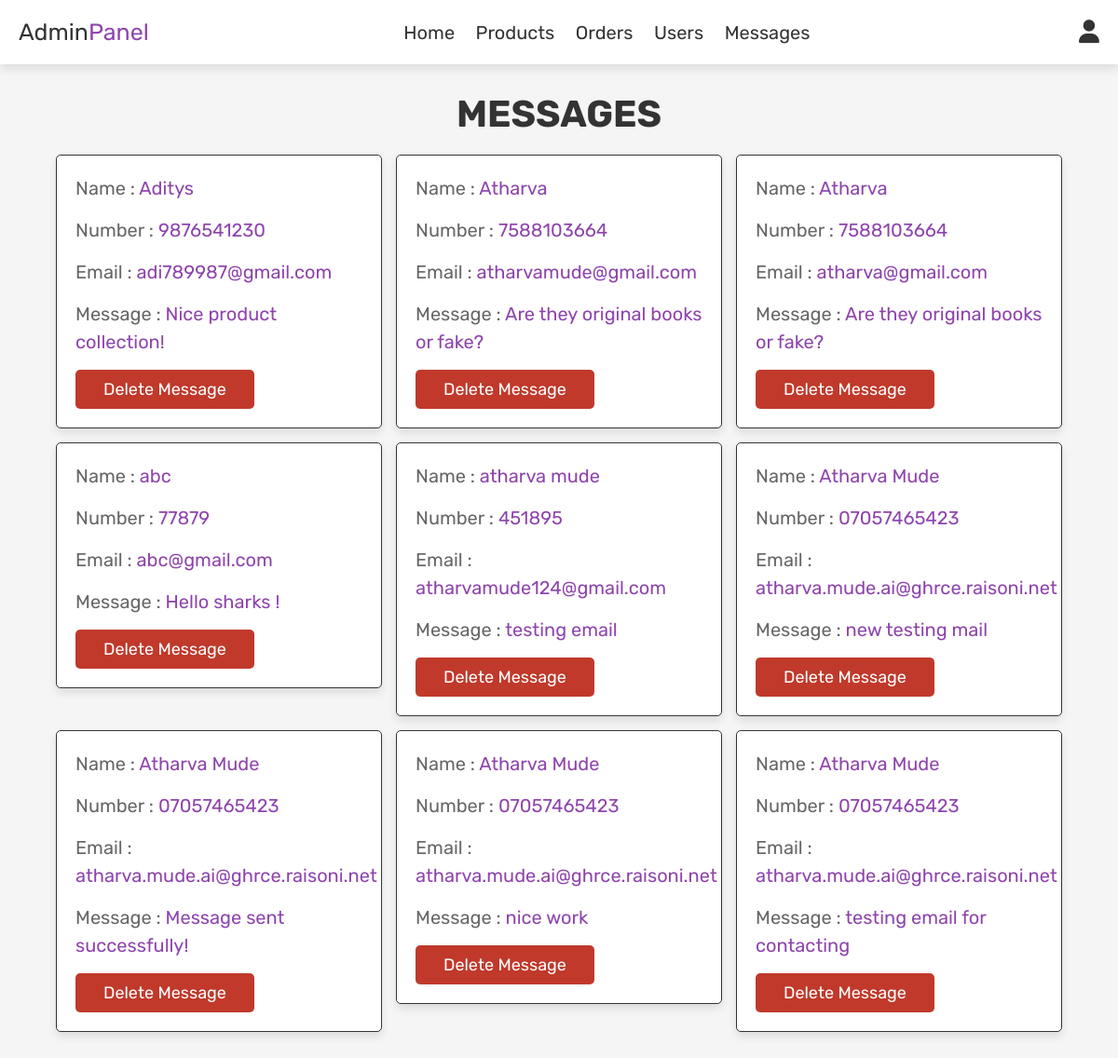
/admin_contacts.php (signed in), run on the app's committed database.
### tables this page shows
CREATE TABLE `message` (
  `id` int(100) NOT NULL,
  `user_id` int(100) NOT NULL,
  `name` varchar(100) NOT NULL,
  `email` varchar(100) NOT NULL,
  `number` varchar(12) NOT NULL,
  `message` varchar(500) NOT NULL
);

### admin_contacts.php (the view, shortened to what this page needs)
<?php
include 'configure.php';
?>
<!DOCTYPE html>
<html lang="en">
<head>
    <link rel="stylesheet" href="https://cdnjs.cloudflare.com/ajax/libs/font-awesome/6.7.2/css/all.min.css">
    <link rel="stylesheet" href="css/admin_style.css">
</head>
<body>
    <?php
    include 'admin_header.php';
    ?>
   <section class="messages">
   <h1 class="title">Messages</h1>
   <div class="box-container">
        <?php
            $select_message = mysqli_query($conn,"SELECT * FROM `message`") or die('query failed');
            if(mysqli_num_rows($select_message) > 0) {
                while($fetch_message = mysqli_fetch_assoc($select_message)) {
        ?>
        <div class="box">
            <p> Name : <span><?php echo $fetch_message['name']; ?></span> </p>
            <p> Number : <span><?php echo $fetch_message['number']; ?></span> </p>
            <p> Email : <span><?php echo $fetch_message['email']; ?></span> </p>
            <p> Message : <span><?php echo $fetch_message['message']; ?></span> </p>
            <a href="admin_contacts.php?delete=<?php echo $fetch_message['id']; ?>"
                onclick="return confirm('Delete this Message?'); "
                class="delete-btn">Delete  Message</a>
        </div>
        <?php
            };
        }else{
            echo '<p class="empty">No Messages Yet !</p>';
        }
        ?>
   </div>
   </section>
</body>
</html>

### Css/admin_style.css (style rules this page uses)
:root { --purple: #8e44ad; --red: #c0392b; --orange: #f39c12; --black: #333; --white: #fff; --light-color: #666; --light-white: #ccc; --light-bg: #f5f5f5; --border:.1rem solid var(--black); --box-shadow:0 .5rem 1rem rgba(0,0,0,.1); }
* { font-family: 'Rubik',sans-serif; margin: 0; padding:0; box-sizing: border-box; outline: none; border:none; text-decoration: none; transition:all .2s linear; }
html { font-size: 62.5%; overflow-x: hidden; }
body { background-color: var(--light-bg); }
section { padding: 3rem 2rem; }
.title { text-align: center; margin-bottom: 2rem; text-transform: uppercase; color: var(--black); font-size: 4rem; }
.btn, .option-btn, .delete-btn, .white-btn { display: inline-block; margin-top: 1rem ; padding: 1rem 3rem; cursor: pointer; color: var(--white); font-size: 1.8rem; border-radius: .5rem; text-transform: capitalize; }
.delete-btn { background-color: var(--red); }
.messages .box-container { display: grid; grid-template-columns: repeat(auto-fit, 35rem); justify-content: center; gap: 1.5rem; max-width: 1200px; margin:0 auto; align-items: flex-start; }
.messages .box-container .box { background-color: var(--white); padding: 2rem; border: var(--border); box-shadow: var(--box-shadow); border-radius: .5rem; }
.messages .box-container .box p { padding-bottom:1.5rem ; font-size: 2rem; color: var(--light-color); line-height:1.5 ; }
.messages .box-container .box p span { color: var(--purple); }
.messages .box-container .box .delete-btn { margin-top: 0; }

### data on the page
message: name "Aditys", number "9876541230", email "adi789987@gmail.com", message "Nice product collection!"
message: name "Atharva", number "7588103664", email "atharvamude@gmail.com", message "Are they original books or fake?"
message: name "Atharva", number "7588103664", email "atharva@gmail.com", message "Are they original books or fake?"
message: name "abc", number "77879", email "abc@gmail.com", message "Hello sharks !"
message: name "atharva mude", number "451895", email "atharvamude124@gmail.com", message "testing email"
message: name "Atharva Mude", number "07057465423", email "atharva.mude.ai@ghrce.raisoni.net", message "new testing mail"
message: name "Atharva Mude", number "07057465423", email "atharva.mude.ai@ghrce.raisoni.net", message "Message sent successfully!"
message: name "Atharva Mude", number "07057465423", email "atharva.mude.ai@ghrce.raisoni.net", message "nice work"
message: name "Atharva Mude", number "07057465423", email "atharva.mude.ai@ghrce.raisoni.net", message "testing email for contacting"
